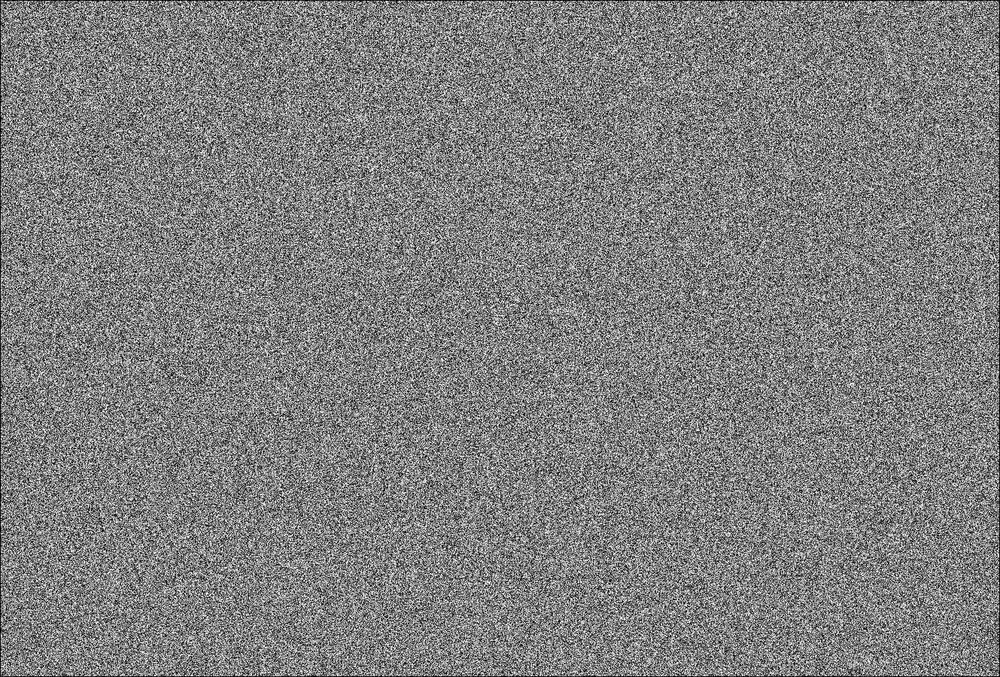
#> input picture encoded.jpg, 1000 x 677 px, shrunk from 1329 x 900 before the run
$ python Decoding.py
#> lines starting #> are read from the running program, lines starting #| are printed output that depends on the picture
import cv2
import numpy as np
psw = np.load('code.npy')
#> (reads code.npy from the repository)

image = cv2.imread('encoded.jpg', cv2.IMREAD_GRAYSCALE)
#> image is the input picture: shape (677, 1000); min 0, max 255, mean 127.1
row, cols = image.shape
#> row = 677; cols = 1000
result = np.zeros((row, cols), dtype='uint8')

for i in range(1, image.shape[0]-1):
    for j in range(1, image.shape[1]-1):
        result[i, j] = image[i, j] - psw[i, j]
        if result[i, j] < 0:
            result[i, j] = image[i, j]
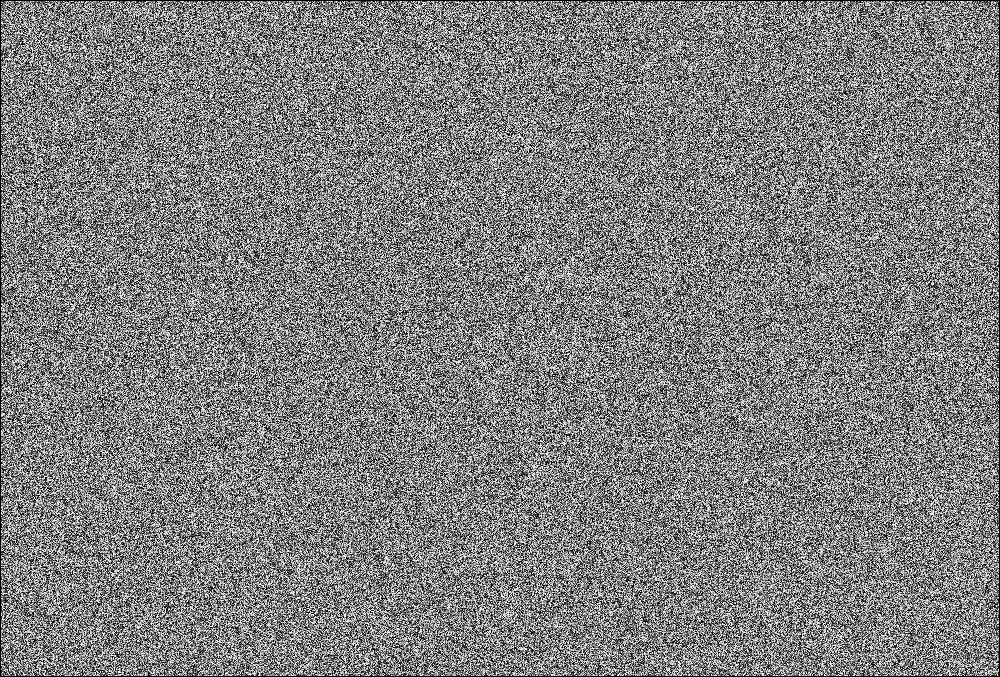
#> result: shape (677, 1000); min 0, max 255, mean 127

cv2.imwrite('decoded.jpg', result)
cv2.imshow('decoded.jpg', result)
cv2.waitKey()
